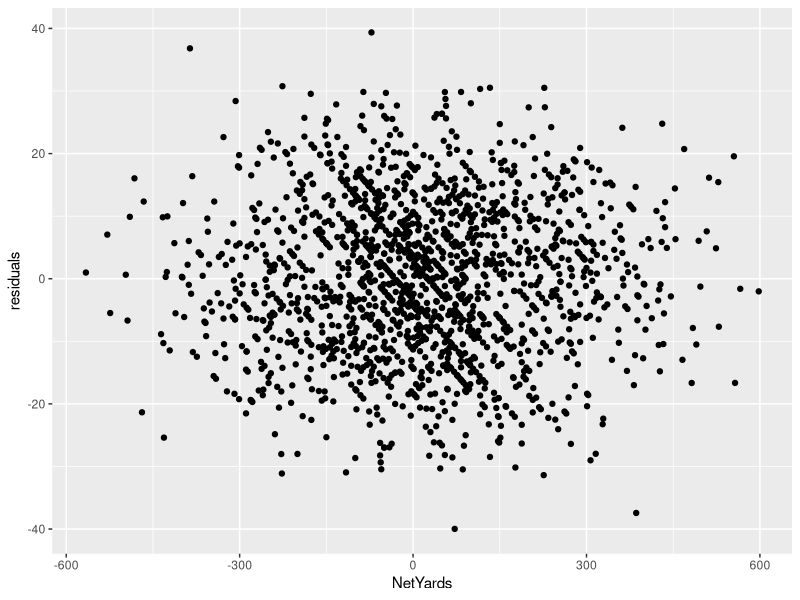
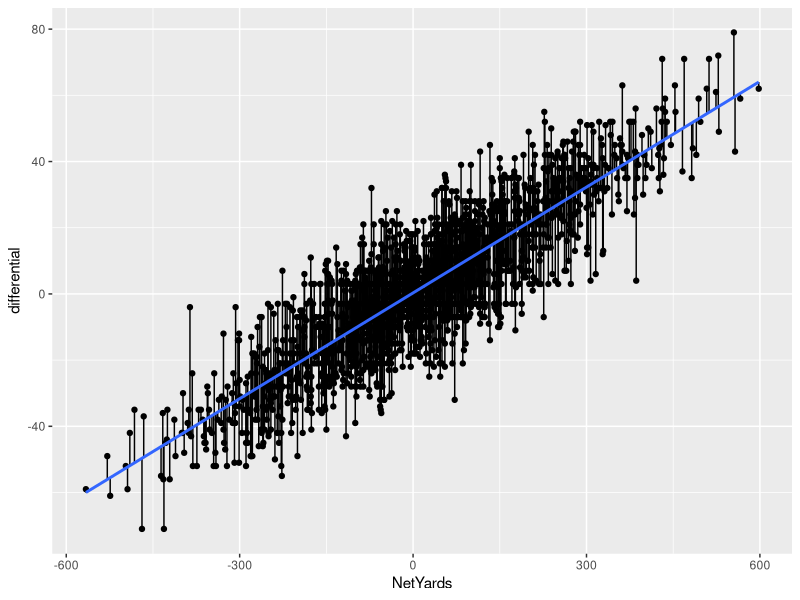
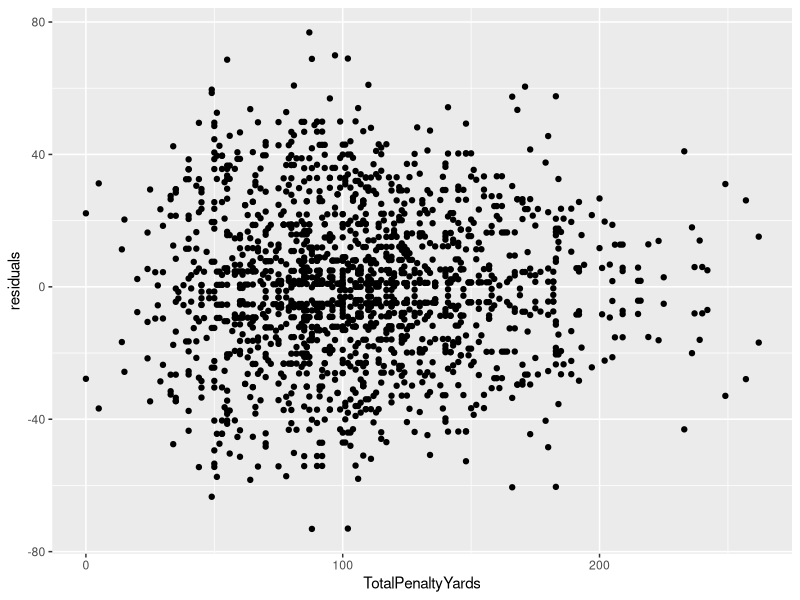
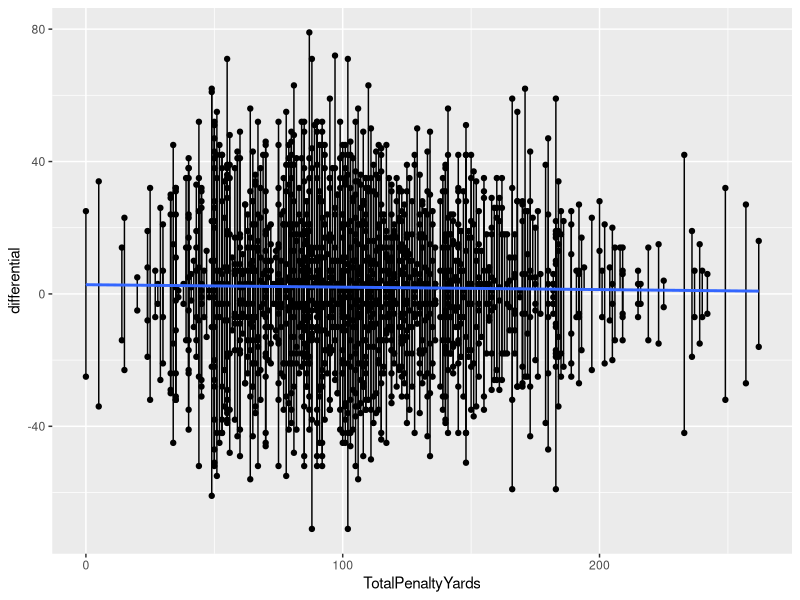

R code for these plots, in order:
## ---- chunk 1
library(tidyverse)
## ---- chunk 2
logs <- read_csv("data/footballlogs19.csv")
## ---- chunk 3
residualmodel <- logs %>% mutate(differential = TeamScore - OpponentScore, NetYards = OffensiveYards - DefYards)
## ---- chunk 4
fit <- lm(differential ~ NetYards, data = residualmodel)
summary(fit)
## ---- chunk 5
residualmodel$predicted <- predict(fit)
residualmodel$residuals <- residuals(fit)
## ---- chunk 6
residualmodel %>% arrange(desc(residuals)) %>% select(Team, Opponent, Result, NetYards, residuals)
## ---- chunk 7
ggplot(residualmodel, aes(x=NetYards, y=residuals)) + geom_point()
## ---- chunk 8
ggplot(data=residualmodel, aes(x=NetYards, y=differential)) + geom_point() + geom_segment(aes(xend = NetYards, yend = predicted)) + geom_smooth(method=lm, se=FALSE)
## ---- chunk 9
penalties <- logs %>% 
  mutate(
    differential = TeamScore - OpponentScore, 
    TotalPenalties = Penalties+DefPenalties,
    TotalPenaltyYards = PenaltyYds+DefPenaltyYds
  )
## ---- chunk 10
pfit <- lm(differential ~ TotalPenaltyYards, data = penalties)
summary(pfit)
## ---- chunk 11
penalties$predicted <- predict(pfit)
penalties$residuals <- residuals(pfit)
## ---- chunk 12
penalties %>% arrange(desc(residuals)) %>% select(Team, Opponent, Result, TotalPenaltyYards, residuals)
## ---- chunk 13
ggplot(penalties, aes(x=TotalPenaltyYards, y=residuals)) + geom_point()
## ---- chunk 14
ggplot(data=penalties, aes(x=TotalPenaltyYards, y=differential)) + geom_point() + geom_segment(aes(xend = TotalPenaltyYards, yend = predicted)) + geom_smooth(method=lm, se=FALSE)
